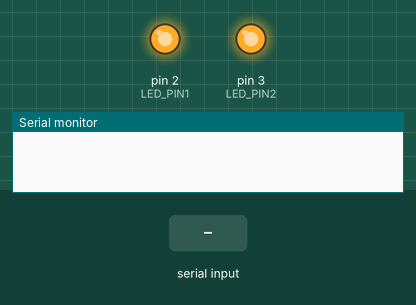
Recording of a sketch running on a simulated Arduino Uno, built with avr-gcc and run on an emulated ATmega328P. Parts: output pins drawn as LEDs (lit = HIGH), the last lines printed to the serial monitor. The test bench sets the inputs (shaded band).

Above: at 1.2 s.
1.3 s: "SET Led1 OFF" received over Serial
At 2.6 s:
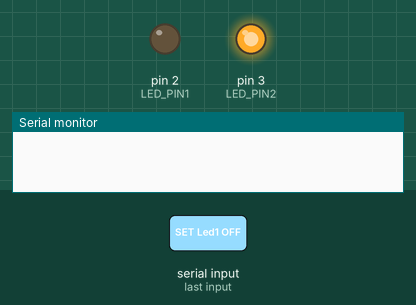
3.8 s: "SET Led2 OFF" received over Serial
At 5.7 s:
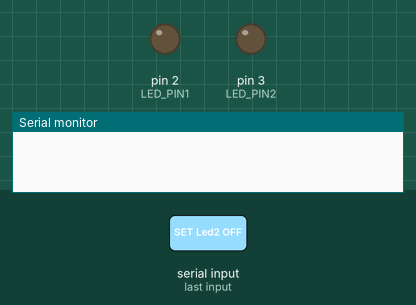
6.3 s: "SET Led1 ON" received over Serial
At 7.6 s:
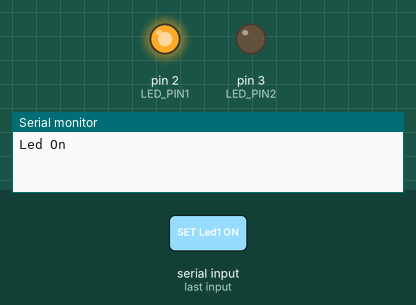
8.8 s: "SET Led2 ON" received over Serial
At 10.7 s:
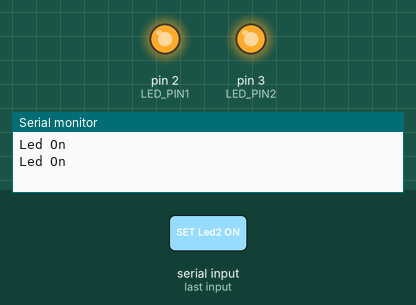
Timing chart, 0 to 12.2 s (numbered marks = the images above; inputs shaded):
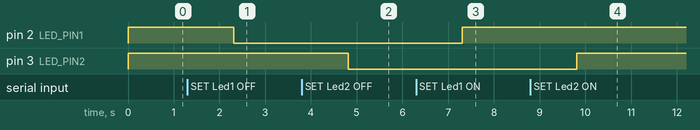

Measured:
- after the input at 1.3 s, pin 2 (LED_PIN1): HIGH → LOW after 1.0 s
- after the input at 3.8 s, pin 3 (LED_PIN2): HIGH → LOW after 1.0 s
- after the input at 6.3 s, pin 2 (LED_PIN1): LOW → HIGH after 1.0 s
- after the input at 8.8 s, pin 3 (LED_PIN2): LOW → HIGH after 1.0 s

The sketch:

test_arduino.ino
```cpp
const int LED_PIN1 = 2;
const int LED_PIN2 = 3;
const int PAUSE = 500;
byte byteRead;
char command[500];

void setup() {
  pinMode(LED_PIN1, OUTPUT);
  pinMode(LED_PIN2, OUTPUT);
  Serial.begin(9600);
  digitalWrite(LED_PIN1, HIGH); // TEST
  digitalWrite(LED_PIN2, HIGH); // TEST
}


void loop() {
  //digitalWrite(LED_PIN, HIGH);
  //delay(PAUSE);

  if(Serial.readBytes(command, 500) == 0){
	*command = NULL;
  }else{
	  char *p = command;
	  char *str;
	// Découpage des commandes
	  while ((str = strtok_r(p, ";", &p)) != NULL){
	   //actions
            //digitalWrite(LED_PIN, HIGH);

            if(strstr(str, "SET Led1 ON") > 0) {
              digitalWrite(LED_PIN1, HIGH);
              Serial.println("Led On");
            }

            if(strstr(str, "SET Led1 OFF") > 0) {
              digitalWrite(LED_PIN1, LOW);
              //Serial.println("Led On");
            }

            if(strstr(str, "SET Led2 ON") > 0) {
              digitalWrite(LED_PIN2, HIGH);
              Serial.println("Led On");
            }

            if(strstr(str, "SET Led2 OFF") > 0) {
              digitalWrite(LED_PIN2, LOW);
              //Serial.println("Led On");
            }


	}
  }


}
```
